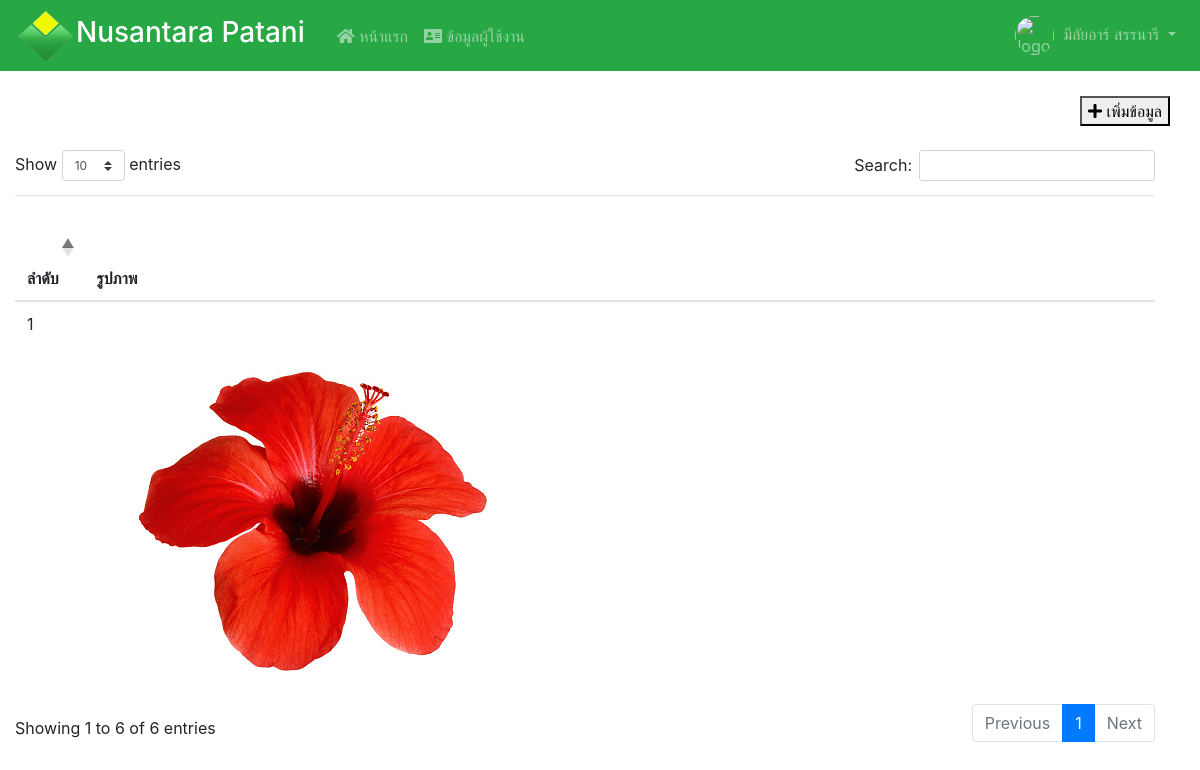
/root/officer.root.php (signed in), run on the app's committed database.
### tables this page shows
CREATE TABLE `personal_user` (
  `personal_id` int(11) NOT NULL,
  `get_userid` int(11) NOT NULL,
  `title` varchar(15) NOT NULL,
  `first_name` varchar(150) NOT NULL,
  `last_name` varchar(110) NOT NULL,
  `idcard` varchar(20) NOT NULL,
  `tell` varchar(16) NOT NULL,
  `email` varchar(220) NOT NULL,
  `photo_me` varchar(170) NOT NULL,
  `age` int(11) NOT NULL,
  `sex` varchar(8) NOT NULL
);

### function/component.root.php (the view, shortened to what this page needs)
<?php
function navbarRoot($name, $profile){
    $list = "
    <nav class=\"mb-4 navbar navbar-expand-lg fixed-top navbar-dark bg-success lighten-1\">
        <a href=\"#\" class=\"d-flex p-0\" style=\"text-decoration:none;color:#fff;\">
            <img src=\"../assets/image/logox.png\" alt=\"logo\" width=\"60\" height=\"55\">
            <h3 class=\"font-root-nanika mt-2\">Nusantara Patani</h3>
        </a>
        <button class=\"navbar-toggler\" type=\"button\" data-toggle=\"collapse\" data-target=\"#navbarSupportedContent\" aria-controls=\"navbarSupportedContent\" aria-expanded=\"false\" aria-label=\"Toggle navigation\">
            <span class=\"navbar-toggler-icon\"></span>
        </button>
        <div class=\"collapse navbar-collapse\" id=\"navbarSupportedContent\">
            <ul class=\"navbar-nav mr-auto ml-4\">
                <li class=\"nav-item\">
                    <a class=\"nav-link\" href=\"index.php\"><i class=\"fas fa-home\"></i> หน้าแรก</a>
                </li>
                <li class=\"nav-item\">
                    <a class=\"nav-link\" href=\"officer.root.php\"><i class=\"fas fa-address-card\"></i> ข้อมูลผู้ใช้งาน</a>
                </li>
            </ul>
            <ul class=\"navbar-nav\">
                <li class=\"nav-item dropdown\">
                    <a class=\"nav-link dropdown-toggle  font-root-nanika\" id=\"navbarDropdownMenuLink-5\" data-toggle=\"dropdown\" aria-haspopup=\"true\" aria-expanded=\"false\">
                        <img src=\"backend/data-image/$profile\" alt=\"logo\" class=\"img-fluid rounded-circle\" style=\"height: 39px; width: 39px;\"> &nbsp;$name
                    </a>
                    <div class=\"dropdown-menu\" aria-labelledby=\"navbarDropdownMenuLink-5\">
                        <a class=\"dropdown-item font-root-nanika\" href=\"profile.root.php\"><i class=\"fas fa-user-circle\"></i> โปรไฟล</a>
                        <a class=\"dropdown-item font-root-nanika\" href=\"logout.root.php\"><i class=\"fas fa-sign-out-alt\"></i> ออกจากระบบ</a>
                    </div>
                </li>
            </ul>
        </div>
    </nav>
    ";
    echo $list;
}
function checkTypeUser($type){
    switch ($type) {
        case 'volunteer':
            return "<td class=\"font-root-nanika\">เจ้าหน้าที่</td>";
            break;
        case 'officer':
            return "<td class=\"font-root-nanika\">อาสาสมัค</td>";
            break;
        case 'chairman':
            return "<td class=\"font-root-nanika text-danger font-weight-bold\">ประธาน</td>";
    }
}
function tiblelistofficerRoot($num, $idUsers, $photoOfficer, $title,$firstname,$lastname, $username, $idcard, $tell, $age, $sex,$statusType,$passwd){
    $officerList = "
      <tr class=\"tr-shadow\">
          <td>$num</td>
          <td>
            <div class=\"account-item account-item--style2 clearfix js-item-menu\">
                <div class=\"image\">
                    <img src=\"backend/data-image/$photoOfficer \" alt=\"John Doe\" />
                </div>
            </div>
          </td>
          <td class=\"font-root-nanika\">$title $firstname &nbsp; $lastname</td>
          <td class=\"font-root-nanika\">$sex</td>
          <td class=\"font-root-nanika\">$age</td>
          <td class=\"font-root-nanika\">$username</td>
          <td class=\"font-root-nanika\">$tell</td>
          ".checkTypeUser($statusType)."
          <td>
              <div class=\"table-data-feature\" >
                  <button type=\"button\" class=\"item\" id=\"btnshowusers\" data-toggle=\"modal\"
                      data-target=\"#modalShowdata\" data-id=\"$idUsers\" data-title=\"$title\"
                      data-firstname=\"$firstname\" data-lastname=\"$lastname\" data-sex=\"$sex\" data-age=\"$age\"
                      data-username=\"$username\" data-password=\"$passwd\" data-cardid=\"$idcard\" data-tell=$tell
                      data-statususer=\"$statusType\" data-imageuser=\"$photoOfficer\"
                  >
                    <i class=\"far fa-list-alt\"></i>
                  </button>
                  <button type=\"button\" class=\"item\" id=\"btneditusers\" data-toggle=\"modal\"
                      data-target=\"#modalFormUsersupdate\" data-id=\"$idUsers\" data-title=\"$title\"
                      data-firstname=\"$firstname\" data-lastname=\"$lastname\" data-sex=\"$sex\" data-age=\"$age\"
                      data-username=\"$username\" data-password=\"$passwd\" data-cardid=\"$idcard\" data-tell=$tell
                      data-statususer=\"$statusType\" data-imageuser=\"$photoOfficer\"
                  >
                      <i class=\"fas fa-pencil-alt\"></i>
                  </button>
                  <button type=\"button\" id=\"myConfirm\" data-id=\"$idUsers\" data-imageuser=\"$photoOfficer\" class=\"item\" data-toggle=\"tooltip\" data-placement=\"top\" title=\"Delete\">
                      <i class=\"fas fa-trash-alt\"></i>
                  </button>
              </div>
          </td>
      </tr>
    ";
    echo $officerList;
  }
?>

### root/officer.root.php (shortened to what this page needs)
<?php
include_once("../function/component.root.php");
include_once("../function/config.php");
include_once("../function/link.php");
if(!isset($_SESSION['users'])){
    echo "
          <script>
              alert('pless your login');
              window.location = '../index.php';
          </script>
      ";
}else{
  $fullname = $_SESSION['users']['fullname'];
  $profile = $_SESSION['users']['photo'];
?>
<!DOCTYPE html>
<html lang="en">
<head>
    <link rel="stylesheet" href="../assets/scss/style.root.scss">
    <link rel="stylesheet" href="../assets/scss/revenue.scss">
</head>
<body>
    <?php navbarRoot($fullname, $profile); ?>
    <br class="mt-4">
      <br><br>
    <div class="container-fluid mt-4 row">
      <div class="ml-auto">
          <button class="bd-none au-btn au-btn-icon au-btn--green au-btn--small" data-toggle="modal"
              data-target="#modalFormofficer"
          >
              <i class="fas fa-plus"></i>
                เพิ่มข้อมูล
          </button>
      </div>
      <div class="col-md-12 mt-4">
          <div class="table-responsive table-responsive-data2">
              <table class="table table-data2 datatableroot">
                  <thead>
                      <tr>
                          <th>ลำดับ</th>
                          <th>รูปภาพ</th>
                      </tr>
                  </thead>
                  <tbody>
                      <?php
                          $getDataofficer = mysqli_query($conn,"SELECT * FROM personal_user LEFT JOIN users ON personal_user.get_userid = users.id WHERE status_users!='admin'");
                              foreach($getDataofficer as $x => $result){
                                  tiblelistofficerRoot(($x+1),$result['id'], $result['photo_me'], $result['title'],$result['first_name'],$result['last_name'], $result['username'],
                                      $result['idcard'], $result['tell'],$result['age'],$result['sex'],$result['status_users'],$result['passwd']
                                  );
                              }
                      ?>
                  </tbody>
              </table>
          </div>
      </div>
    </div>
</body>
</html>
<?php
}
?>

### data on the page
personal_user: num "1", photo_me (picture)

### other printed values
$name "มีลัยอาร์ สรรนารี"
